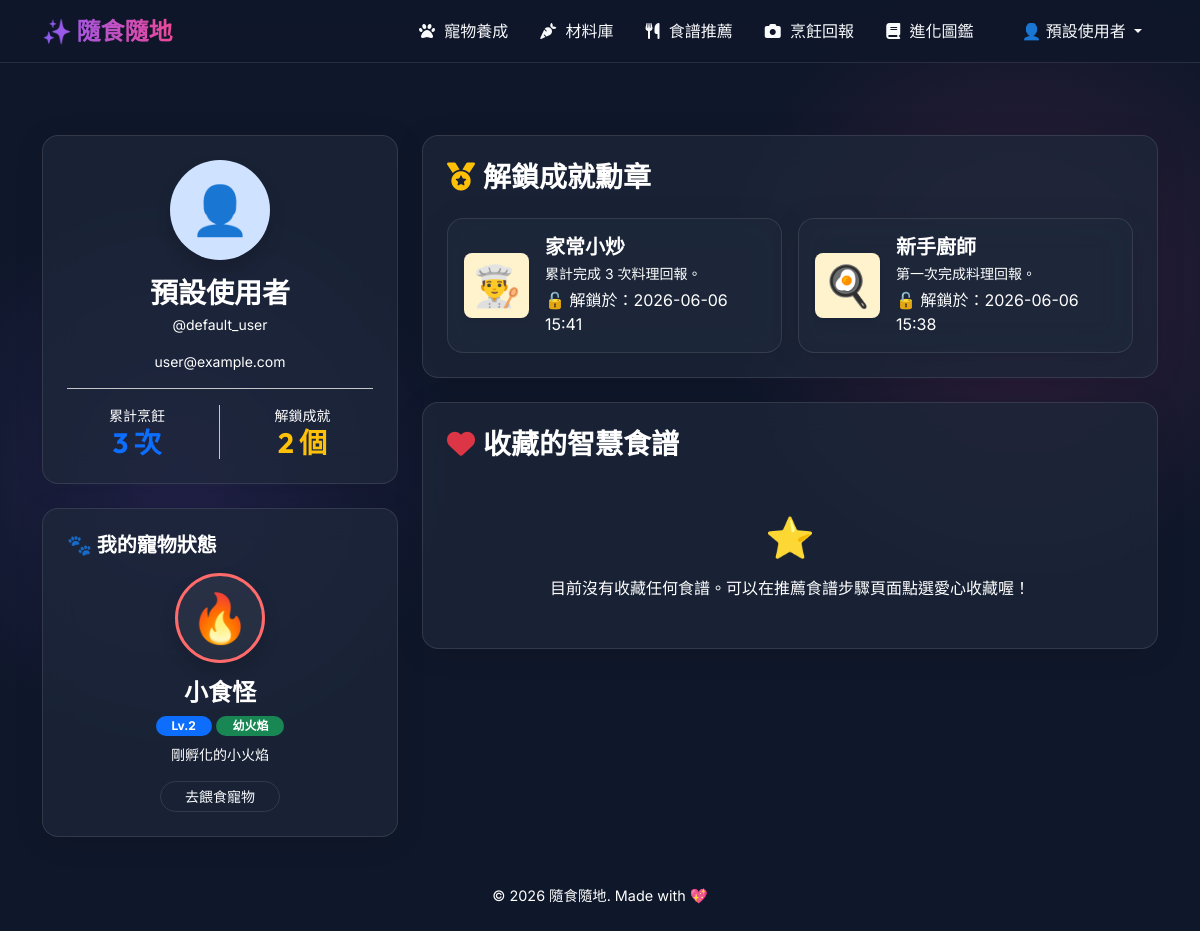
Screenshot of /profile (signed in) with the database file from the repository.
### sql_models.py (models this page shows, shortened)
class User(UserMixin, db.Model):
    __tablename__ = 'users'
    id = db.Column(db.Integer, primary_key=True)
    username = db.Column(db.String(80), unique=True, nullable=False)
    email = db.Column(db.String(120), unique=True, nullable=False)
    password_hash = db.Column(db.String(256), nullable=False)
    display_name = db.Column(db.String(80))
    cooking_count = db.Column(db.Integer, default=0)
    created_at = db.Column(db.DateTime, default=datetime.utcnow)
    pet = db.relationship('Pet', backref='user', uselist=False, cascade="all, delete-orphan")
    preference = db.relationship('UserPreference', backref='user', uselist=False, cascade="all, delete-orphan")
    allergens = db.relationship('UserAllergen', backref='user', cascade="all, delete-orphan")
    favorites = db.relationship('Collection', backref='user', cascade="all, delete-orphan")
    achievements = db.relationship('UserAchievement', backref='user', cascade="all, delete-orphan")

class Pet(db.Model):
    __tablename__ = 'user_pets'
    id = db.Column(db.Integer, primary_key=True)
    user_id = db.Column(db.Integer, db.ForeignKey('users.id', ondelete='CASCADE'), nullable=False, unique=True)
    species_id = db.Column(db.Integer, nullable=True)
    pet_name = db.Column(db.String(100), nullable=False)
    current_level = db.Column(db.Integer, default=1)
    current_exp = db.Column(db.Integer, default=0)
    current_stage_id = db.Column(db.Integer, nullable=True)
    hunger = db.Column(db.Integer, default=50)
    created_at = db.Column(db.DateTime, default=datetime.utcnow)
    updated_at = db.Column(db.DateTime, default=datetime.utcnow, onupdate=datetime.utcnow)

class Achievement(db.Model):
    __tablename__ = 'achievement'
    id = db.Column(db.Integer, primary_key=True)
    name = db.Column(db.String(100), nullable=False)
    description = db.Column(db.Text)
    icon = db.Column(db.String(50))
    condition_type = db.Column(db.String(50), nullable=False) # cooking_count, pet_level, unlocked_collection
    condition_value = db.Column(db.Integer, nullable=False)

### tables this page shows
CREATE TABLE pet_stages (
    id               INTEGER PRIMARY KEY AUTOINCREMENT,
    species_id       INTEGER NOT NULL,
    stage_order      INTEGER,
    name             TEXT NOT NULL,
    level_required   INTEGER,
    image_path       TEXT,
    emoji            TEXT,
    description      TEXT,
    FOREIGN KEY (species_id) REFERENCES pet_species(id) ON DELETE CASCADE
);

### app/routes/main.py (the view)
@main_bp.route('/profile', methods=['GET'])
@login_required
def profile():
    unlocked_achievements = db.session.query(Achievement, UserAchievement.unlocked_at)\
        .join(UserAchievement, Achievement.id == UserAchievement.achievement_id)\
        .filter(UserAchievement.user_id == current_user.id)\
        .order_by(UserAchievement.unlocked_at.desc()).all()
    from sql_models import Recipe, Collection
    saved_recipes = db.session.query(Recipe)\
        .join(Collection, Recipe.id == Collection.recipe_id)\
        .filter(Collection.user_id == current_user.id)\
        .all()
    pet = Pet.get_by_user_id(current_user.id)
    return render_template(
        'profile.html',
        unlocked_achievements=unlocked_achievements,
        saved_recipes=saved_recipes,
        pet=pet
    )

### app/database.py (called while the page is built)
def get_db_connection():
    conn = sqlite3.connect(DB_PATH)
    conn.row_factory = sqlite3.Row
    conn.execute("PRAGMA foreign_keys = ON")
    return conn

### app/models/pet.py (called while the page is built)
def map_pet_row(row):
    if not row:
        return None
    d = dict(row)
    d['name'] = d.get('pet_name')
    d['level'] = d.get('current_level', 1)
    d['exp'] = d.get('current_exp', 0)
    d['hunger'] = d.get('hunger', 50)
    from config import EXP_PER_LEVEL_MULTIPLIER
    level = d['level']
    exp_to_next = level * EXP_PER_LEVEL_MULTIPLIER
    remaining = d['exp']
    current_l = 1
    while remaining >= (current_l * EXP_PER_LEVEL_MULTIPLIER):
        remaining -= (current_l * EXP_PER_LEVEL_MULTIPLIER)
        current_l += 1
    d['exp_to_next_level'] = exp_to_next
    d['exp_remaining'] = remaining
    d['exp_progress'] = round(remaining / exp_to_next * 100, 1) if exp_to_next > 0 else 100
    return d

### app/templates/profile.html (shortened to what this page needs)
{% extends 'base.html' %}
{% block content %}
<div class="row g-4 mt-3">
    <div class="col-lg-4">
        <div class="glass-card mb-4 text-center p-4" style="border-color: rgba(255,255,255,0.1) !important;">
            <div class="rounded-circle bg-primary-subtle text-primary d-flex align-items-center justify-content-center mx-auto mb-3 shadow" style="width: 100px; height: 100px; font-size: 3rem;">
                👤
            </div>
            <h3 class="fw-bold text-white mb-1">{{ current_user.display_name }}</h3>
            <p class="text-muted small mb-3">@{{ current_user.username }}</p>
            <p class="text-muted small border-bottom border-secondary-subtle pb-3">{{ current_user.email }}</p>
            <div class="row text-center mt-3">
                <div class="col-6 border-end border-secondary-subtle">
                    <span class="text-muted small d-block">累計烹飪</span>
                    <h3 class="fw-bold text-primary mb-0">{{ current_user.cooking_count }} 次</h3>
                </div>
                <div class="col-6">
                    <span class="text-muted small d-block">解鎖成就</span>
                    <h3 class="fw-bold text-warning mb-0">{{ unlocked_achievements|length }} 個</h3>
                </div>
            </div>
        </div>
        {% if pet %}
        <div class="glass-card text-center p-4"
             style="border-color: rgba(255,255,255,0.1) !important;
                    background: linear-gradient(135deg, rgba(30, 41, 59, 0.7), rgba({{ 139 if pet.element == 'fire' else (0 if pet.element == 'nature' else 255) }},
                                                                                   {{ 92 if pet.element == 'fire' else (184 if pet.element == 'nature' else 159) }},
                                                                                   {{ 36 if pet.element == 'fire' else (148 if pet.element == 'nature' else 67) }}, 0.1));">
            <h5 class="fw-bold text-white mb-3 text-start">🐾 我的寵物狀態</h5>
            <div class="rounded-circle d-flex align-items-center justify-content-center mx-auto mb-3 shadow"
                 style="width: 90px; height: 90px; border: 3px solid {{ pet.color_primary or '#8B5CF6' }}; background: rgba(255,255,255,0.05);">
                <span style="font-size: 3rem;">{{ pet.stage_emoji or '🥚' }}</span>
            </div>
            <h4 class="fw-bold text-white mb-1">{{ pet.pet_name or pet.species_name }}</h4>
            <div class="mb-2">
                <span class="badge bg-primary rounded-pill px-3 py-1">Lv.{{ pet.level }}</span>
                <span class="badge bg-success rounded-pill px-3 py-1">{{ pet.stage_name }}</span>
            </div>
            <p class="text-muted small mb-0">{{ pet.stage_description or '熱愛美食的虛擬寵物' }}</p>
            <a href="{{ url_for('pet.pet_index') }}" class="btn btn-sm btn-outline-light rounded-pill px-4 mt-3">去餵食寵物</a>
        </div>
        {% endif %}
    </div>
    <div class="col-lg-8">
        <div class="glass-card mb-4 p-4" style="border-color: rgba(255,255,255,0.1) !important;">
            <h3 class="fw-bold text-white mb-4"><i class="fas fa-medal me-2 text-warning"></i>解鎖成就勳章</h3>
            {% if unlocked_achievements %}
                <div class="row row-cols-1 row-cols-md-2 g-3">
                    {% for ach, unlocked_at in unlocked_achievements %}
                    <div class="col">
                        <div class="glass-card p-3 h-100 d-flex align-items-center" style="background: rgba(255, 255, 255, 0.03); border-color: rgba(255,255,255,0.05); padding: 1rem;">
                            <div class="fs-1 me-3 p-2 bg-warning-subtle rounded-3 text-center shadow-sm" style="min-width: 65px; height: 65px; line-height: 50px;">
                                {{ ach.icon }}
                            </div>
                            <div>
                                <h5 class="fw-bold text-white mb-1">{{ ach.name }}</h5>
                                <p class="text-muted small mb-1">{{ ach.description }}</p>
                                <span class="text-muted fs-8">🔓 解鎖於：{{ unlocked_at.strftime('%Y-%m-%d %H:%M') }}</span>
                            </div>
                        </div>
                    </div>
                    {% endfor %}
                </div>
            {% else %}
                <div class="text-center py-4 text-muted">
                    <span class="fs-1">🔒</span>
                    <p class="mb-0 mt-2">尚未解鎖任何成就，快去完成料理回報獲得第一個成就吧！</p>
                </div>
            {% endif %}
        </div>
        <div class="glass-card p-4" style="border-color: rgba(255,255,255,0.1) !important;">
            <h3 class="fw-bold text-white mb-4"><i class="fas fa-heart me-2 text-danger"></i>收藏的智慧食譜</h3>
            {% if saved_recipes %}
                <div class="row row-cols-1 row-cols-md-2 g-3">
                    {% for recipe in saved_recipes %}
                    <div class="col">
                        <div class="card glass-card h-100 d-flex flex-row overflow-hidden p-0" style="background: rgba(255, 255, 255, 0.03); border-color: rgba(255,255,255,0.05); min-height: 100px;">
                            <img src="{{ recipe.image_url }}" alt="{{ recipe.title }}" class="object-fit-cover" style="width: 100px; height: 100%;">
                            <div class="p-3 d-flex flex-column justify-content-between flex-grow-1">
                                <div>
                                    <h5 class="fw-bold text-white mb-1">{{ recipe.title }}</h5>
                                    <span class="badge bg-primary-subtle text-primary rounded-pill px-2 py-0.5 small">⏱️ {{ recipe.cooking_time }} 分鐘</span>
                                </div>
                                <div class="text-end">
                                    <a href="{{ url_for('recipe.detail', recipe_id=recipe.id) }}" class="btn btn-sm btn-outline-light rounded-pill px-3 py-1">查看步驟</a>
                                </div>
                            </div>
                        </div>
                    </div>
                    {% endfor %}
                </div>
            {% else %}
                <div class="text-center py-4 text-muted">
                    <span class="fs-1">⭐</span>
                    <p class="mb-0 mt-2">目前沒有收藏任何食譜。可以在推薦食譜步驟頁面點選愛心收藏喔！</p>
                </div>
            {% endif %}
        </div>
    </div>
</div>
{% endblock %}

### app/templates/base.html (shortened to what this page needs)
<!DOCTYPE html>
<html lang="zh-TW">
<head>
    <link href="https://cdn.jsdelivr.net/npm/bootstrap@5.3.2/dist/css/bootstrap.min.css" rel="stylesheet">
    <link rel="stylesheet" href="https://cdnjs.cloudflare.com/ajax/libs/font-awesome/6.4.2/css/all.min.css">
</head>
<body>
    <nav class="navbar navbar-expand-lg sticky-top mb-5 navbar-dark">
        <div class="container">
            <a class="navbar-brand" href="{{ url_for('main.index') }}">✨ 隨食隨地</a>
            <div class="collapse navbar-collapse" id="navbarNav">
                <ul class="navbar-nav ms-auto align-items-center">
                    {% if current_user and current_user.is_authenticated %}
                        <li class="nav-item">
                            <a class="nav-link" href="{{ url_for('pet.pet_index') }}"><i class="fa-solid fa-paw"></i> 寵物養成</a>
                        </li>
                        <li class="nav-item">
                            <a class="nav-link" href="{{ url_for('ingredient.list_ingredients') }}"><i class="fa-solid fa-carrot"></i> 材料庫</a>
                        </li>
                        <li class="nav-item">
                            <a class="nav-link" href="{{ url_for('recipe.recommend') }}"><i class="fa-solid fa-utensils"></i> 食譜推薦</a>
                        </li>
                        <li class="nav-item">
                            <a class="nav-link" href="{{ url_for('cooking.report_page') }}"><i class="fa-solid fa-camera"></i> 烹飪回報</a>
                        </li>
                        <li class="nav-item">
                            <a class="nav-link" href="{{ url_for('collection.collection_index') }}"><i class="fa-solid fa-book"></i> 進化圖鑑</a>
                        </li>
                        <li class="nav-item dropdown ms-lg-3">
                            <a class="nav-link dropdown-toggle btn btn-outline-light rounded-pill px-3 py-1 mt-2 mt-lg-0 text-white" href="#" id="userDropdown" role="button" data-bs-toggle="dropdown" aria-expanded="false">
                                👤 {{ current_user.display_name }}
                            </a>
                        </li>
                    {% endif %}
                </ul>
            </div>
        </div>
    </nav>
    <main class="container mb-5">
        {% block content %}{% endblock %}
    </main>
    <footer class="text-center pb-4 text-muted" style="font-size: 0.9rem;">
        <p>&copy; 2026 隨食隨地. Made with 💖</p>
    </footer>
</body>
</html>

### app/templates/base.html (style rules this page uses)
:root { --primary-glow: #8B5CF6; --secondary-glow: #EC4899; --bg-color: #0F172A; --glass-bg: rgba(30, 41, 59, 0.7); --glass-border: rgba(255, 255, 255, 0.1); --text-main: #F8FAFC; --text-muted: #ffffff; }
.text-muted, .text-light-muted, .text-secondary, .form-text, .card-text.text-muted, small.text-muted { color: #ffffff !important; }
body { font-family: 'Inter', 'Noto Sans TC', sans-serif; background-color: var(--bg-color); color: var(--text-main); min-height: 100vh; background-image: radial-gradient(circle at 15% 50%, rgba(139, 92, 246, 0.15), transparent 25%), radial-gradient(circle at 85% 30%, rgba(236, 72, 153, 0.15), transparent 25%); background-attachment: fixed; }
h1, h2, h3, .navbar-brand { font-family: 'Outfit', 'Noto Sans TC', sans-serif; font-weight: 600; }
.navbar { background: rgba(15, 23, 42, 0.8) !important; backdrop-filter: blur(12px); -webkit-backdrop-filter: blur(12px); border-bottom: 1px solid var(--glass-border); }
.navbar-brand { background: linear-gradient(to right, #8B5CF6, #EC4899); -webkit-background-clip: text; -webkit-text-fill-color: transparent; font-size: 1.5rem; font-weight: 700; }
.nav-link { color: var(--text-main) !important; transition: color 0.3s ease; font-weight: 500; padding: 0.5rem 1rem !important; }
.nav-link i { margin-right: 5px; }
.glass-card { background: var(--glass-bg) !important; backdrop-filter: blur(16px); -webkit-backdrop-filter: blur(16px); border: 1px solid var(--glass-border) !important; border-radius: 1rem; padding: 2rem; box-shadow: 0 4px 30px rgba(0, 0, 0, 0.1); transition: transform 0.3s ease, box-shadow 0.3s ease; }
.btn-outline-light { border-color: var(--glass-border); color: var(--text-main); }

### rows the page displays
User: display_name "預設使用者", username "default_user", email "user@example.com", cooking_count "3"
pet_stages: emoji "🔥", stage_name "幼火焰", description "剛孵化的小火焰"
Pet: pet_name "小食怪"
Achievement: icon "👨‍🍳", name "家常小炒", description "累計完成 3 次料理回報。", strftime "2026-06-06 15:41"
Achievement: icon "🍳", name "新手廚師", description "第一次完成料理回報。", strftime "2026-06-06 15:38"

### other values shown
{{ unlocked_achievements|length }} "2"
{{ pet.level }} "2"
